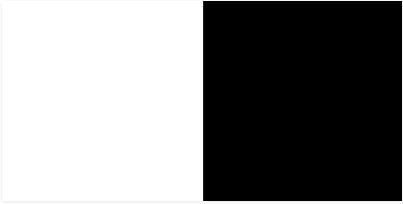
#> input picture Lab2/input1.JPG, 403 x 204 px, found by its file name
$ python bitwise.py
#> lines starting #> are read from the running program, lines starting #| are printed output that depends on the picture
import cv2 as cv

image1 = cv.imread("input1.jpg")
#> image1 is the input picture: shape (204, 403, 3); min 0, max 255, mean 131.4
img1 = cv.resize(image1, (256, 256))
cv.imshow('image1', image1)
cv.imshow('img1',img1)

image2 = cv.imread("input2.jpg")
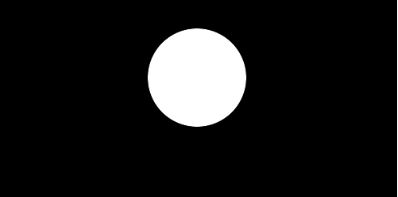
#> input picture Lab2/input2.JPG, 398 x 197 px, found by its file name
#> image2 is the input picture: shape (197, 398, 3); min 0, max 255, mean 25.3
img2 = cv.resize(image2, (256, 256))
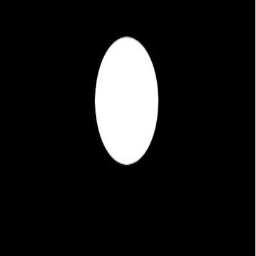
#> img2: shape (256, 256, 3); min 0, max 255, mean 25.3
cv.imshow('image2', image2)
cv.imshow('img2', img2)

dest_and = cv.bitwise_and(img1, img2, mask=None)
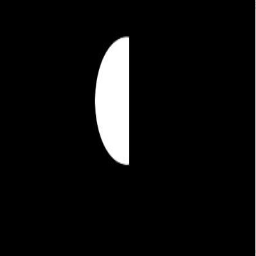
#> dest_and: shape (256, 256, 3); min 0, max 255, mean 14.2
dest_or = cv.bitwise_or(img1, img2, mask=None)
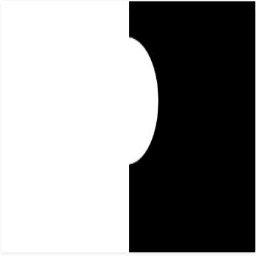
#> dest_or: shape (256, 256, 3); min 0, max 255, mean 142.7
dest_xor = cv.bitwise_xor(img1, img2, mask=None)
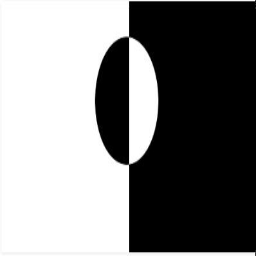
#> dest_xor: shape (256, 256, 3); min 0, max 255, mean 128.5
dest_not1 = cv.bitwise_not(img1, mask=None)
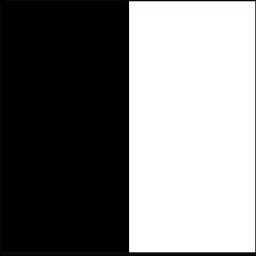
#> dest_not1: shape (256, 256, 3); min 0, max 255, mean 123.5
dest_not2 = cv.bitwise_not(img2, mask=None)
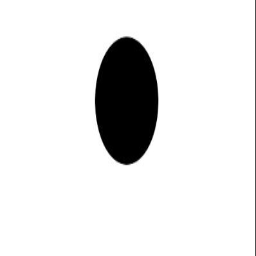
#> dest_not2: shape (256, 256, 3); min 0, max 255, mean 229.7

cv.imshow('dest and', dest_and)
cv.imshow('dest or', dest_or)
cv.imshow('dest_xor', dest_xor)
cv.imshow('dest not 1', dest_not1)
cv.imshow('dest not 2', dest_not2)

cv.waitKey(0)
cv.destroyAllWindows()
